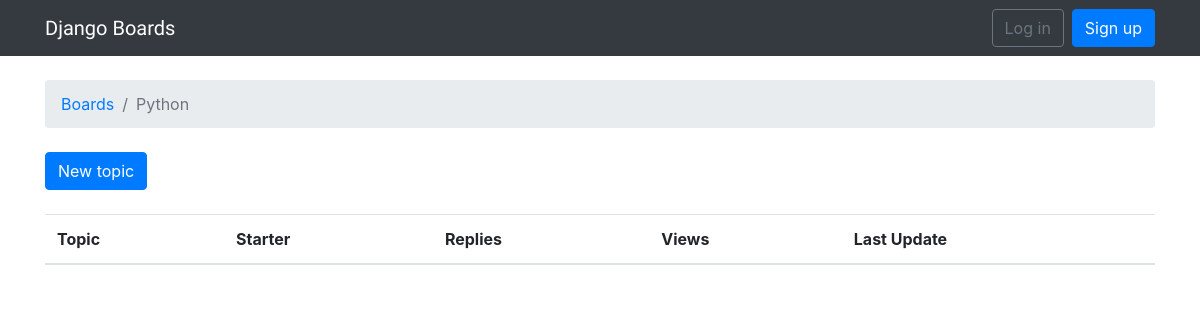
The app's page /boards/1/, older data.
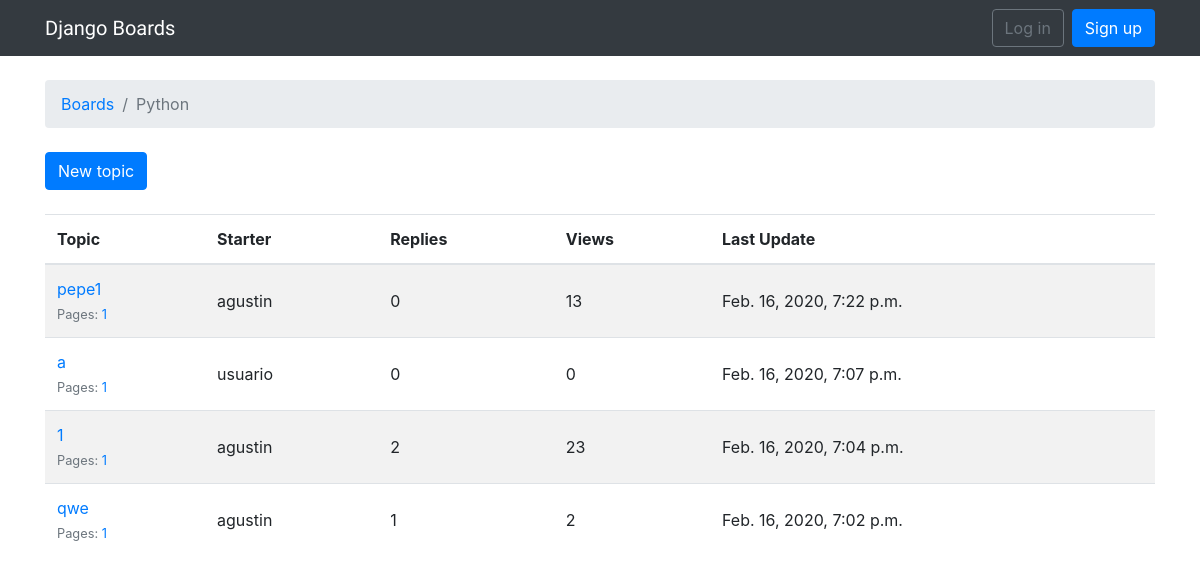
The same page, newer data.
### boards/models.py (models this page shows, shortened)
class Board(models.Model):
    name = models.CharField(max_length=30, unique=True)
    description = models.CharField(max_length=100)

class Topic(models.Model):
    subject = models.CharField(max_length=255)
    last_updated = models.DateTimeField(auto_now_add=True)
    board = models.ForeignKey(Board, related_name='topics',on_delete=models.CASCADE)
    starter = models.ForeignKey(User, related_name='topics',on_delete=models.CASCADE)
    views = models.PositiveIntegerField(default=0)
    def get_page_count(self):
        count = self.posts.count()
        pages = count / 20
        return math.ceil(pages)
    def has_many_pages(self, count=None):
        if count is None:
            count = self.get_page_count()
        return count > 6
    def get_page_range(self):
        count = self.get_page_count()
        if self.has_many_pages(count):
            return range(1, 5)
        return range(1, count + 1)

### boards/views.py (the view)
# urls.py: url(r'^boards/(?P<pk>\d+)/$', views.TopicListView.as_view(), name='board_topics'),
class TopicListView(ListView):
    model = Topic
    context_object_name = 'topics'
    template_name = 'topics.html'
    paginate_by = 5
    def get_context_data(self, **kwargs):
        kwargs['board'] = self.board
        return super().get_context_data(**kwargs)
    def get_queryset(self):
        self.board = get_object_or_404(Board, pk=self.kwargs.get('pk'))
        queryset = self.board.topics.order_by('-last_updated').annotate(replies=Count('posts') - 1)
        return queryset

### templates/topics.html (shortened to what this page needs)
{% extends 'base.html' %}
{% block breadcrumb %}
  <li class="breadcrumb-item"><a href="{% url 'home' %}">Boards</a></li>
  <li class="breadcrumb-item active">{{ board.name }}</li>
{% endblock %}
{% block content %}
  <div class="mb-4">
    <a href="{% url 'new_topic' board.pk %}" class="btn btn-primary">New topic</a>
  </div>
 <table class="table table-striped mb-4">
    <thead class="thead-inverse">
      <tr>
        <th>Topic</th>
        <th>Starter</th>
        <th>Replies</th>
        <th>Views</th>
        <th>Last Update</th>
      </tr>
    </thead>
    <tbody>
      {% for topic in topics %}
        {% url 'topic_posts' board.pk topic.pk as topic_url %}
        <tr>
          <td>
            <p class="mb-0">
              <a href="{{ topic_url }}">{{ topic.subject }}</a>
            </p>
            <small class="text-muted">
              Pages:
              {% for i in topic.get_page_range %}
                <a href="{{ topic_url }}?page={{ i }}">{{ i }}</a>
              {% endfor %}
            </small>
          </td>
          <td class="align-middle">{{ topic.starter.username }}</td>
          <td class="align-middle">{{ topic.replies }}</td>
          <td class="align-middle">{{ topic.views }}</td>
          <td class="align-middle">{{ topic.last_updated }}</td>
        </tr>
      {% endfor %}
    </tbody>
  </table>
{% endblock %}

### templates/base.html (shortened to what this page needs)
{% load static %}<!DOCTYPE html>
<html>
  <head>
    <link rel="stylesheet" href="{% static 'css/bootstrap.min.css' %}">
    <link rel="stylesheet" href="{% static 'css/app.css' %}">
  </head>
  <body>
    {% block body %}
<nav class="navbar navbar-expand-sm navbar-dark bg-dark">
  <div class="container">
    <a class="navbar-brand" href="{% url 'home' %}">Django Boards</a>
    <div class="collapse navbar-collapse" id="mainMenu">
      {% if user.is_authenticated %}
        <ul class="navbar-nav ml-auto">
          <li class="nav-item dropdown">
            <a class="nav-link dropdown-toggle" href="#" id="userMenu" data-toggle="dropdown" aria-haspopup="true" aria-expanded="false">
              {{ user.username }}
            </a>
            <div class="dropdown-menu dropdown-menu-right" aria-labelledby="userMenu">
              <a class="dropdown-item" href="#">My account</a>
              <a class="dropdown-item" href="#">Change password</a>
              <div class="dropdown-divider"></div>
              <a class="dropdown-item" href="{% url 'logout' %}">Log out</a>
            </div>
          </li>
        </ul>
      {% else %}
        <form class="form-inline ml-auto">
          <a href="{% url 'login' %}" class="btn btn-outline-secondary">Log in</a>
          <a href="{% url 'signup' %}" class="btn btn-primary ml-2">Sign up</a>
        </form>
      {% endif %}
    </div>
  </div>
</nav>
  <div class="container">
    <ol class="breadcrumb my-4">
      {% block breadcrumb %}
      {% endblock %}
    </ol>
    {% block content %}
    {% endblock %}
  </div>
{% endblock body %}
  </body>
</html>

### static/css/app.css (style rules this page uses)
.navbar-brand { font-family: 'Peralta', cursive; }

Row changes from the older to the newer data that the page shows:
added Topic: subject "pepe1", get_page_range "1", starter.username "agustin", replies "0", views "13", last_updated "Feb. 16, 2020, 7:22 p.m."
added Topic: subject "a", get_page_range "1", starter.username "usuario", replies "0", views "0", last_updated "Feb. 16, 2020, 7:07 p.m."
added Topic: subject "1", get_page_range "1", starter.username "agustin", replies "2", views "23", last_updated "Feb. 16, 2020, 7:04 p.m."
added Topic: subject "qwe", get_page_range "1", starter.username "agustin", replies "1", views "2", last_updated "Feb. 16, 2020, 7:02 p.m."
